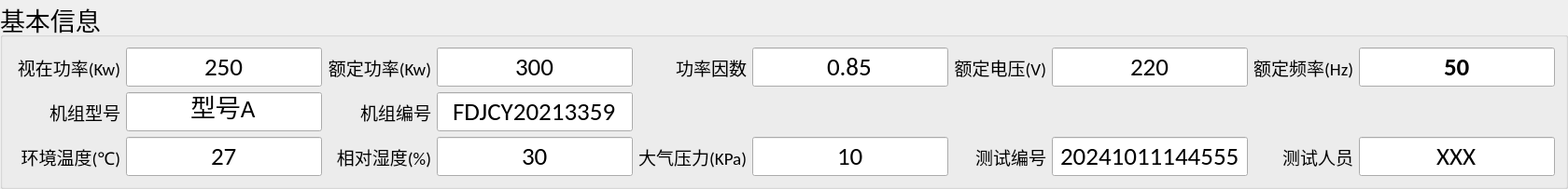
    <widget class="QGroupBox" name="groupBox">
     <property name="font">
      <font>
       <family>Calibri</family>
       <pointsize>20</pointsize>
      </font>
     </property>
     <property name="title">
      <string>基本信息</string>
     </property>
     <layout class="QVBoxLayout" name="verticalLayout">
      <item>
       <layout class="QGridLayout" name="gridLayout">
        <item row="0" column="4">
         <widget class="QLabel" name="label_4">
          <property name="font">
           <font>
            <family>Calibri</family>
            <pointsize>14</pointsize>
            <weight>50</weight>
            <italic>false</italic>
            <bold>false</bold>
           </font>
          </property>
          <property name="text">
           <string>功率因数</string>
          </property>
          <property name="alignment">
           <set>Qt::AlignRight|Qt::AlignTrailing|Qt::AlignVCenter</set>
          </property>
         </widget>
        </item>
        <item row="0" column="5">
         <widget class="QLineEdit" name="lineEdit_3">
          <property name="sizePolicy">
           <sizepolicy hsizetype="Expanding" vsizetype="Minimum">
            <horstretch>0</horstretch>
            <verstretch>0</verstretch>
           </sizepolicy>
          </property>
          <property name="minimumSize">
           <size>
            <width>150</width>
            <height>40</height>
           </size>
          </property>
          <property name="font">
           <font>
            <family>Calibri</family>
            <pointsize>20</pointsize>
            <weight>50</weight>
            <bold>false</bold>
           </font>
          </property>
          <property name="text">
           <string>0.85</string>
          </property>
          <property name="alignment">
           <set>Qt::AlignCenter</set>
          </property>
         </widget>
        </item>
        <item row="1" column="2">
         <widget class="QLabel" name="label_8">
          <property name="font">
           <font>
            <family>Calibri</family>
            <pointsize>14</pointsize>
            <weight>50</weight>
            <italic>false</italic>
            <bold>false</bold>
           </font>
          </property>
          <property name="text">
           <string>机组编号</string>
          </property>
          <property name="alignment">
           <set>Qt::AlignRight|Qt::AlignTrailing|Qt::AlignVCenter</set>
          </property>
         </widget>
        </item>
        <item row="1" column="3">
         <widget class="QLineEdit" name="lineEdit_6">
          <property name="sizePolicy">
           <sizepolicy hsizetype="Expanding" vsizetype="Minimum">
            <horstretch>0</horstretch>
            <verstretch>0</verstretch>
           </sizepolicy>
          </property>
          <property name="minimumSize">
           <size>
            <width>150</width>
            <height>40</height>
           </size>
          </property>
          <property name="font">
           <font>
            <family>Calibri</family>
            <pointsize>20</pointsize>
            <weight>50</weight>
            <bold>false</bold>
           </font>
          </property>
          <property name="text">
           <string>FDJCY20213359</string>
          </property>
          <property name="alignment">
           <set>Qt::AlignCenter</set>
          </property>
         </widget>
        </item>
        <item row="0" column="9">
         <widget class="QLineEdit" name="lineEdit_9">
          <property name="sizePolicy">
           <sizepolicy hsizetype="Expanding" vsizetype="Minimum">
            <horstretch>0</horstretch>
            <verstretch>0</verstretch>
           </sizepolicy>
          </property>
          <property name="minimumSize">
           <size>
            <width>150</width>
            <height>40</height>
           </size>
          </property>
          <property name="font">
           <font>
            <family>Calibri</family>
            <pointsize>20</pointsize>
            <weight>75</weight>
            <bold>true</bold>
           </font>
          </property>
          <property name="text">
           <string>50</string>
          </property>
          <property name="alignment">
           <set>Qt::AlignCenter</set>
          </property>
         </widget>
        </item>
        <item row="0" column="2">
         <widget class="QLabel" name="label_3">
          <property name="font">
           <font>
            <family>Calibri</family>
            <pointsize>14</pointsize>
            <weight>50</weight>
            <italic>false</italic>
            <bold>false</bold>
           </font>
          </property>
          <property name="text">
           <string>额定功率(Kw)</string>
          </property>
          <property name="alignment">
           <set>Qt::AlignRight|Qt::AlignTrailing|Qt::AlignVCenter</set>
          </property>
         </widget>
        </item>
        <item row="0" column="0">
         <widget class="QLabel" name="label">
          <property name="font">
           <font>
            <family>Calibri</family>
            <pointsize>14</pointsize>
            <weight>50</weight>
            <italic>false</italic>
            <bold>false</bold>
           </font>
          </property>
          <property name="text">
           <string> 视在功率(Kw)</string>
          </property>
          <property name="alignment">
           <set>Qt::AlignRight|Qt::AlignTrailing|Qt::AlignVCenter</set>
          </property>
         </widget>
        </item>
        <item row="0" column="7">
         <widget class="QLineEdit" name="lineEdit_4">
          <property name="sizePolicy">
           <sizepolicy hsizetype="Expanding" vsizetype="Minimum">
            <horstretch>0</horstretch>
            <verstretch>0</verstretch>
           </sizepolicy>
          </property>
          <property name="minimumSize">
           <size>
            <width>150</width>
            <height>40</height>
           </size>
          </property>
          <property name="font">
           <font>
            <family>Calibri</family>
            <pointsize>20</pointsize>
            <weight>50</weight>
            <bold>false</bold>
           </font>
          </property>
          <property name="text">
           <string>220</string>
          </property>
          <property name="alignment">
           <set>Qt::AlignCenter</set>
          </property>
         </widget>
        </item>
        <item row="0" column="1">
         <widget class="QLineEdit" name="lineEdit">
          <property name="sizePolicy">
           <sizepolicy hsizetype="Expanding" vsizetype="Minimum">
            <horstretch>0</horstretch>
            <verstretch>0</verstretch>
           </sizepolicy>
          </property>
          <property name="minimumSize">
           <size>
            <width>150</width>
            <height>40</height>
           </size>
          </property>
          <property name="font">
           <font>
            <family>Calibri</family>
            <pointsize>20</pointsize>
            <weight>50</weight>
            <bold>false</bold>
           </font>
          </property>
          <property name="text">
           <string>250</string>
          </property>
          <property name="alignment">
           <set>Qt::AlignCenter</set>
          </property>
         </widget>
        </item>
        <item row="0" column="6">
         <widget class="QLabel" name="label_5">
          <property name="font">
           <font>
            <family>Calibri</family>
            <pointsize>14</pointsize>
            <weight>50</weight>
            <italic>false</italic>
            <bold>false</bold>
           </font>
          </property>
          <property name="text">
           <string>额定电压(V)</string>
          </property>
          <property name="alignment">
           <set>Qt::AlignRight|Qt::AlignTrailing|Qt::AlignVCenter</set>
          </property>
         </widget>
        </item>
        <item row="2" column="0">
         <widget class="QLabel" name="label_14">
          <property name="font">
           <font>
            <family>Calibri</family>
            <pointsize>14</pointsize>
            <weight>50</weight>
            <italic>false</italic>
            <bold>false</bold>
           </font>
          </property>
          <property name="text">
           <string>环境温度(℃)</string>
          </property>
          <property name="alignment">
           <set>Qt::AlignRight|Qt::AlignTrailing|Qt::AlignVCenter</set>
          </property>
         </widget>
        </item>
        <item row="1" column="0">
         <widget class="QLabel" name="label_7">
          <property name="font">
           <font>
            <family>Calibri</family>
            <pointsize>14</pointsize>
            <weight>50</weight>
            <italic>false</italic>
            <bold>false</bold>
           </font>
          </property>
          <property name="text">
           <string>机组型号</string>
          </property>
          <property name="alignment">
           <set>Qt::AlignRight|Qt::AlignTrailing|Qt::AlignVCenter</set>
          </property>
         </widget>
        </item>
        <item row="1" column="1">
         <widget class="QLineEdit" name="lineEdit_5">
          <property name="sizePolicy">
           <sizepolicy hsizetype="Expanding" vsizetype="Minimum">
            <horstretch>0</horstretch>
            <verstretch>0</verstretch>
           </sizepolicy>
          </property>
          <property name="minimumSize">
           <size>
            <width>150</width>
            <height>40</height>
           </size>
          </property>
          <property name="font">
           <font>
            <family>Calibri</family>
            <pointsize>20</pointsize>
            <weight>50</weight>
            <bold>false</bold>
           </font>
          </property>
          <property name="text">
           <string>型号A</string>
          </property>
          <property name="alignment">
           <set>Qt::AlignCenter</set>
          </property>
         </widget>
        </item>
        <item row="0" column="8">
         <widget class="QLabel" name="label_11">
          <property name="font">
           <font>
            <family>Calibri</family>
            <pointsize>14</pointsize>
            <weight>50</weight>
            <italic>false</italic>
            <bold>false</bold>
           </font>
          </property>
          <property name="text">
           <string>额定频率(Hz)</string>
          </property>
          <property name="alignment">
           <set>Qt::AlignRight|Qt::AlignTrailing|Qt::AlignVCenter</set>
          </property>
         </widget>
        </item>
        <item row="0" column="3">
         <widget class="QLineEdit" name="lineEdit_2">
          <property name="sizePolicy">
           <sizepolicy hsizetype="Expanding" vsizetype="Minimum">
            <horstretch>0</horstretch>
            <verstretch>0</verstretch>
           </sizepolicy>
          </property>
          <property name="minimumSize">
           <size>
            <width>150</width>
            <height>40</height>
           </size>
          </property>
          <property name="font">
           <font>
            <family>Calibri</family>
            <pointsize>20</pointsize>
            <weight>50</weight>
            <bold>false</bold>
           </font>
          </property>
          <property name="text">
           <string>300</string>
          </property>
          <property name="alignment">
           <set>Qt::AlignCenter</set>
          </property>
         </widget>
        </item>
        <item row="2" column="1">
         <widget class="QLineEdit" name="lineEdit_11">
          <property name="sizePolicy">
           <sizepolicy hsizetype="Expanding" vsizetype="Minimum">
            <horstretch>0</horstretch>
            <verstretch>0</verstretch>
           </sizepolicy>
          </property>
          <property name="minimumSize">
           <size>
            <width>150</width>
            <height>40</height>
           </size>
          </property>
          <property name="font">
           <font>
            <family>Calibri</family>
            <pointsize>20</pointsize>
            <weight>50</weight>
            <bold>false</bold>
           </font>
          </property>
          <property name="text">
           <string>27</string>
          </property>
          <property name="alignment">
           <set>Qt::AlignCenter</set>
          </property>
         </widget>
        </item>
        <item row="2" column="2">
         <widget class="QLabel" name="label_2">
          <property name="font">
           <font>
            <family>Calibri</family>
            <pointsize>14</pointsize>
            <weight>50</weight>
            <italic>false</italic>
            <bold>false</bold>
           </font>
          </property>
          <property name="text">
           <string>相对湿度(%)</string>
          </property>
          <property name="alignment">
           <set>Qt::AlignRight|Qt::AlignTrailing|Qt::AlignVCenter</set>
          </property>
         </widget>
        </item>
        <item row="2" column="3">
         <widget class="QLineEdit" name="lineEdit_12">
          <property name="sizePolicy">
           <sizepolicy hsizetype="Expanding" vsizetype="Minimum">
            <horstretch>0</horstretch>
            <verstretch>0</verstretch>
           </sizepolicy>
          </property>
          <property name="minimumSize">
           <size>
            <width>150</width>
            <height>40</height>
           </size>
          </property>
          <property name="font">
           <font>
            <family>Calibri</family>
            <pointsize>20</pointsize>
            <weight>50</weight>
            <bold>false</bold>
           </font>
          </property>
          <property name="text">
           <string>30</string>
          </property>
          <property name="alignment">
           <set>Qt::AlignCenter</set>
          </property>
         </widget>
        </item>
        <item row="2" column="4">
         <widget class="QLabel" name="label_6">
          <property name="font">
           <font>
            <family>Calibri</family>
            <pointsize>14</pointsize>
            <weight>50</weight>
            <italic>false</italic>
            <bold>false</bold>
           </font>
          </property>
          <property name="text">
           <string>大气压力(KPa)</string>
          </property>
          <property name="alignment">
           <set>Qt::AlignRight|Qt::AlignTrailing|Qt::AlignVCenter</set>
          </property>
         </widget>
        </item>
        <item row="2" column="5">
         <widget class="QLineEdit" name="lineEdit_13">
          <property name="sizePolicy">
           <sizepolicy hsizetype="Expanding" vsizetype="Minimum">
            <horstretch>0</horstretch>
            <verstretch>0</verstretch>
           </sizepolicy>
          </property>
          <property name="minimumSize">
           <size>
            <width>150</width>
            <height>40</height>
           </size>
          </property>
          <property name="font">
           <font>
            <family>Calibri</family>
            <pointsize>20</pointsize>
            <weight>50</weight>
            <bold>false</bold>
           </font>
          </property>
          <property name="text">
           <string>10</string>
          </property>
          <property name="alignment">
           <set>Qt::AlignCenter</set>
          </property>
         </widget>
        </item>
        <item row="2" column="6">
         <widget class="QLabel" name="label_13">
          <property name="font">
           <font>
            <family>Calibri</family>
            <pointsize>14</pointsize>
            <weight>50</weight>
            <italic>false</italic>
            <bold>false</bold>
           </font>
          </property>
          <property name="text">
           <string>测试编号</string>
          </property>
          <property name="alignment">
           <set>Qt::AlignRight|Qt::AlignTrailing|Qt::AlignVCenter</set>
          </property>
         </widget>
        </item>
        <item row="2" column="7">
         <widget class="QLineEdit" name="lineEdit_14">
          <property name="sizePolicy">
           <sizepolicy hsizetype="Expanding" vsizetype="Minimum">
            <horstretch>0</horstretch>
            <verstretch>0</verstretch>
           </sizepolicy>
          </property>
          <property name="minimumSize">
           <size>
            <width>150</width>
            <height>40</height>
           </size>
          </property>
          <property name="font">
           <font>
            <family>Calibri</family>
            <pointsize>20</pointsize>
            <weight>50</weight>
            <italic>false</italic>
            <bold>false</bold>
           </font>
          </property>
          <property name="text">
           <string>20241011144555</string>
          </property>
          <property name="alignment">
           <set>Qt::AlignCenter</set>
          </property>
         </widget>
        </item>
        <item row="2" column="8">
         <widget class="QLabel" name="label_15">
          <property name="font">
           <font>
            <family>Calibri</family>
            <pointsize>14</pointsize>
            <weight>50</weight>
            <italic>false</italic>
            <bold>false</bold>
           </font>
          </property>
          <property name="text">
           <string>测试人员</string>
          </property>
          <property name="alignment">
           <set>Qt::AlignRight|Qt::AlignTrailing|Qt::AlignVCenter</set>
          </property>
         </widget>
        </item>
        <item row="2" column="9">
         <widget class="QLineEdit" name="lineEdit_15">
          <property name="sizePolicy">
           <sizepolicy hsizetype="Expanding" vsizetype="Minimum">
            <horstretch>0</horstretch>
            <verstretch>0</verstretch>
           </sizepolicy>
          </property>
          <property name="minimumSize">
           <size>
            <width>150</width>
            <height>40</height>
           </size>
          </property>
          <property name="font">
           <font>
            <family>Calibri</family>
            <pointsize>20</pointsize>
            <weight>50</weight>
            <bold>false</bold>
           </font>
          </property>
          <property name="text">
           <string>XXX</string>
          </property>
          <property name="alignment">
           <set>Qt::AlignCenter</set>
          </property>
         </widget>
        </item>
       </layout>
      </item>
     </layout>
    </widget>
